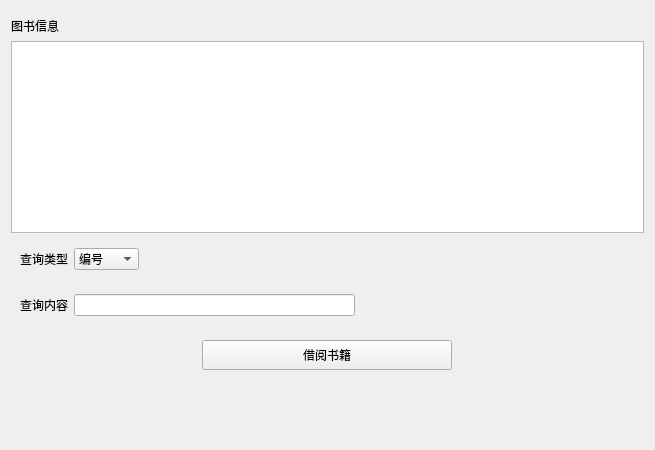
<?xml version="1.0" encoding="UTF-8"?>
<ui version="4.0">
 <class>StackRoom</class>
 <widget class="QWidget" name="StackRoom">
  <property name="geometry">
   <rect>
    <x>0</x>
    <y>0</y>
    <width>655</width>
    <height>450</height>
   </rect>
  </property>
  <property name="windowTitle">
   <string>Form</string>
  </property>
  <layout class="QVBoxLayout" name="verticalLayout">
   <item>
    <widget class="MenuBar" name="widget_4" native="true"/>
   </item>
   <item>
    <widget class="QLabel" name="bookInfoLabel">
     <property name="sizePolicy">
      <sizepolicy hsizetype="Preferred" vsizetype="Preferred">
       <horstretch>0</horstretch>
       <verstretch>0</verstretch>
      </sizepolicy>
     </property>
     <property name="minimumSize">
      <size>
       <width>0</width>
       <height>0</height>
      </size>
     </property>
     <property name="maximumSize">
      <size>
       <width>16777215</width>
       <height>16777215</height>
      </size>
     </property>
     <property name="text">
      <string>图书信息</string>
     </property>
    </widget>
   </item>
   <item>
    <widget class="QTableView" name="bookInfoView">
     <property name="sizePolicy">
      <sizepolicy hsizetype="Preferred" vsizetype="Preferred">
       <horstretch>0</horstretch>
       <verstretch>0</verstretch>
      </sizepolicy>
     </property>
     <property name="verticalScrollBarPolicy">
      <enum>Qt::ScrollBarAsNeeded</enum>
     </property>
     <property name="horizontalScrollBarPolicy">
      <enum>Qt::ScrollBarAsNeeded</enum>
     </property>
     <property name="editTriggers">
      <set>QAbstractItemView::NoEditTriggers</set>
     </property>
     <property name="alternatingRowColors">
      <bool>false</bool>
     </property>
     <property name="selectionMode">
      <enum>QAbstractItemView::ExtendedSelection</enum>
     </property>
     <property name="selectionBehavior">
      <enum>QAbstractItemView::SelectRows</enum>
     </property>
     <property name="textElideMode">
      <enum>Qt::ElideLeft</enum>
     </property>
     <property name="sortingEnabled">
      <bool>true</bool>
     </property>
    </widget>
   </item>
   <item>
    <widget class="QWidget" name="widget" native="true">
     <layout class="QHBoxLayout" name="horizontalLayout">
      <item>
       <widget class="QLabel" name="queryTypeLabel">
        <property name="sizePolicy">
         <sizepolicy hsizetype="Preferred" vsizetype="Preferred">
          <horstretch>0</horstretch>
          <verstretch>0</verstretch>
         </sizepolicy>
        </property>
        <property name="text">
         <string>查询类型</string>
        </property>
       </widget>
      </item>
      <item>
       <widget class="QComboBox" name="queryTypeComboBox">
        <property name="sizePolicy">
         <sizepolicy hsizetype="Preferred" vsizetype="Preferred">
          <horstretch>0</horstretch>
          <verstretch>0</verstretch>
         </sizepolicy>
        </property>
        <item>
         <property name="text">
          <string>编号</string>
         </property>
        </item>
        <item>
         <property name="text">
          <string>书名</string>
         </property>
        </item>
        <item>
         <property name="text">
          <string>出版社</string>
         </property>
        </item>
        <item>
         <property name="text">
          <string>作者</string>
         </property>
        </item>
        <item>
         <property name="text">
          <string>库存</string>
         </property>
        </item>
       </widget>
      </item>
      <item>
       <spacer name="horizontalSpacer_2">
        <property name="orientation">
         <enum>Qt::Horizontal</enum>
        </property>
        <property name="sizeHint" stdset="0">
         <size>
          <width>40</width>
          <height>20</height>
         </size>
        </property>
       </spacer>
      </item>
     </layout>
    </widget>
   </item>
   <item>
    <widget class="QWidget" name="widget_2" native="true">
     <layout class="QHBoxLayout" name="horizontalLayout_2">
      <item>
       <widget class="QLabel" name="queryContentLabel">
        <property name="sizePolicy">
         <sizepolicy hsizetype="Preferred" vsizetype="Preferred">
          <horstretch>0</horstretch>
          <verstretch>0</verstretch>
         </sizepolicy>
        </property>
        <property name="text">
         <string>查询内容</string>
        </property>
       </widget>
      </item>
      <item>
       <widget class="QLineEdit" name="queryEdit">
        <property name="sizePolicy">
         <sizepolicy hsizetype="Expanding" vsizetype="Preferred">
          <horstretch>0</horstretch>
          <verstretch>0</verstretch>
         </sizepolicy>
        </property>
        <property name="maximumSize">
         <size>
          <width>320</width>
          <height>16777215</height>
         </size>
        </property>
        <property name="clearButtonEnabled">
         <bool>true</bool>
        </property>
       </widget>
      </item>
      <item>
       <spacer name="horizontalSpacer_3">
        <property name="orientation">
         <enum>Qt::Horizontal</enum>
        </property>
        <property name="sizeHint" stdset="0">
         <size>
          <width>40</width>
          <height>20</height>
         </size>
        </property>
       </spacer>
      </item>
     </layout>
    </widget>
   </item>
   <item>
    <widget class="QWidget" name="widget_3" native="true">
     <layout class="QHBoxLayout" name="horizontalLayout_3">
      <property name="leftMargin">
       <number>9</number>
      </property>
      <property name="rightMargin">
       <number>9</number>
      </property>
      <item>
       <widget class="QPushButton" name="borrowButton">
        <property name="sizePolicy">
         <sizepolicy hsizetype="Preferred" vsizetype="Preferred">
          <horstretch>0</horstretch>
          <verstretch>0</verstretch>
         </sizepolicy>
        </property>
        <property name="minimumSize">
         <size>
          <width>250</width>
          <height>30</height>
         </size>
        </property>
        <property name="maximumSize">
         <size>
          <width>250</width>
          <height>30</height>
         </size>
        </property>
        <property name="text">
         <string>借阅书籍</string>
        </property>
       </widget>
      </item>
     </layout>
    </widget>
   </item>
   <item>
    <spacer name="verticalSpacer">
     <property name="orientation">
      <enum>Qt::Vertical</enum>
     </property>
     <property name="sizeHint" stdset="0">
      <size>
       <width>20</width>
       <height>40</height>
      </size>
     </property>
    </spacer>
   </item>
  </layout>
 </widget>
 <customwidgets>
  <customwidget>
   <class>MenuBar</class>
   <extends>QWidget</extends>
   <header>menubar.h</header>
   <container>1</container>
  </customwidget>
 </customwidgets>
 <resources/>
 <connections/>
</ui>
